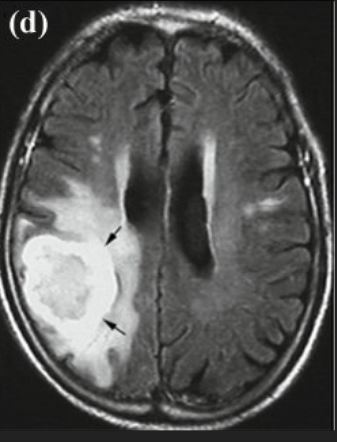
%> input picture headct2.JPG, 337 x 442 px
$ octave butterworthHPF.m   (GNU Octave 9; MATLAB toolbox functions it lacks are replaced by stand-ins)
%> lines starting %> are read from the running program, lines starting %| are printed output that depends on the picture
clear;
clc;

%image import
figure(1)
obj = imread('headct2.jpg');
%> obj is the input picture: size 442x337x3 uint8; mean R, G, B 86.9, 87.2, 85.8
mri = rgb2gray(obj);

% Saving the size of the mri in pixels-
% M : no of rows (height of the image) N : no of columns (width of the image)
[M, N] = size(mri);
%> M = 442; N = 337

% Getting Fourier Transform of the mri
FT_img = fft2(double(mri));

% Assign the order value
n = 4;

% Assign Cut-off Frequency
D0 = 3;

% Designing filter
u = 0:(M-1);
%> u = 442 values from 0 to 441
v = 0:(N-1);
%> v = 337 values from 0 to 336
idx = find(u > M/2);
%> idx = 220 values from 223 to 442
u(idx) = u(idx) - M;
idy = find(v > N/2);
%> idy = 168 values from 170 to 337
v(idy) = v(idy) - N;

% returns 2D grid which contains the coordinates of vectors
% v and u. Matrix V with each row is a copy of v
% and matrix U with each column is a copy of u
[V, U] = meshgrid(v, u);

% Calculating Euclidean Distance
D = sqrt(U.^2 + V.^2);

% determining the filtering mask
H = 1./(1 + (D0./D).^(2*n));

% Convolution between the Fourier Transformed
% image and the mask
G = H.*FT_img;

% Getting the resultant image by Inverse Fourier Transform
output_image = real(ifft2(double(G)));
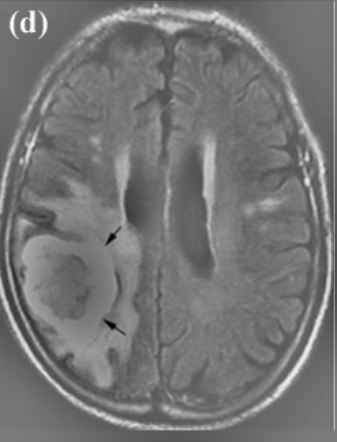
%> output_image: size 442x337 double; min -190.7, max 222.2, mean 0; drawn with min black and max white

% Displaying Input Image and Output Image
subplot(1, 2, 1), imshow(mri),
subplot(1, 2, 2), imshow(output_image, [ ]); title('BHPF Image');
[centersbhpf,radiibhpf, strengthsbhpf] = imfindcircles(output_image,[20,50], 'ObjectPolarity', 'bright','Sensitivity',0.9); %find bright obj in dark background.
%> centersbhpf = [23.76 24.28; 52.87 280.7]; radiibhpf = [23.19; 38.11]; strengthsbhpf = [0.0998; 0.0427]
hbhpf = viscircles(centersbhpf,radiibhpf);
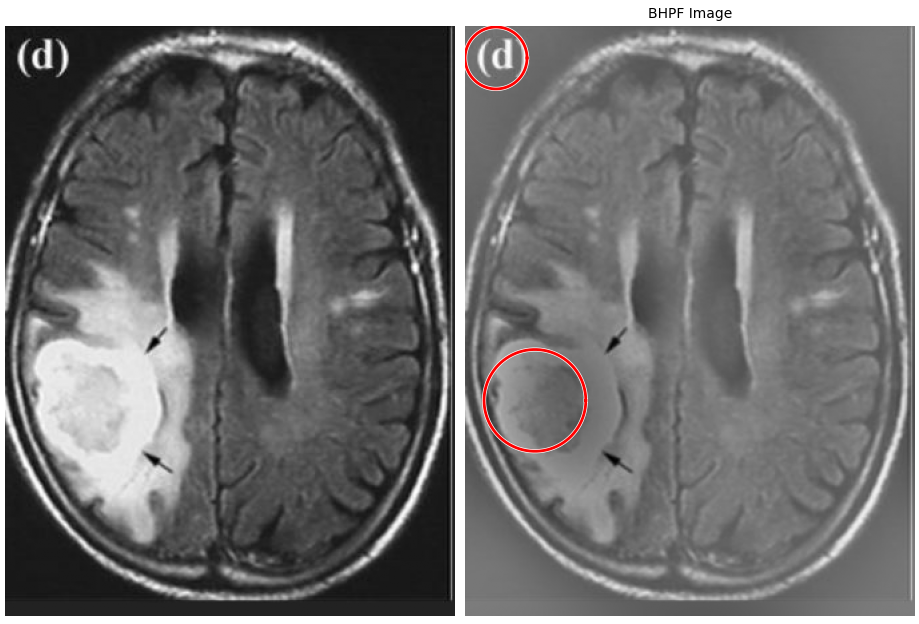
%> figure redrawn from the program's plot data, 2 panels
